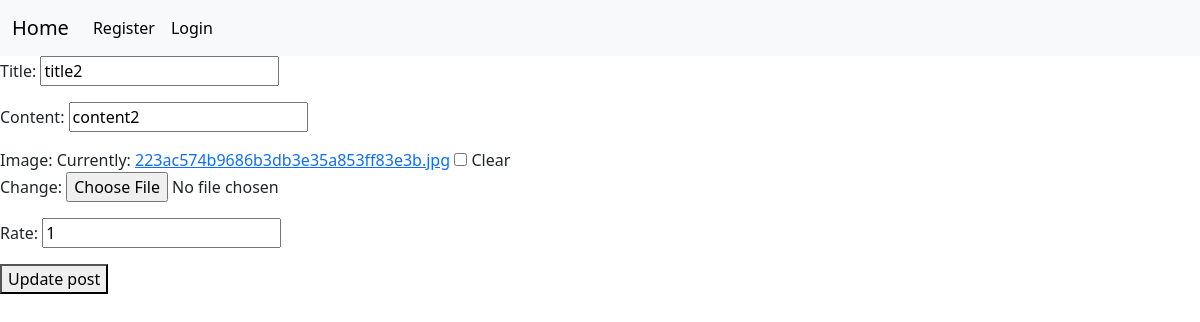
Page /posts/2/update/class/ on the committed database.
### posts/models.py (models this page shows, shortened)
class Post(models.Model):
    author = models.ForeignKey(User, on_delete=models.CASCADE, null=True, related_name='posts')
    image = models.ImageField(null=True, blank=True)
    title = models.CharField(max_length=156)
    content = models.CharField(max_length=1056)
    rate = models.IntegerField(null=True, blank=True)
    created_at = models.DateTimeField(auto_now_add=True, null=True)
    updated_at = models.DateTimeField(auto_now=True, null=True)
    category = models.ForeignKey(Category, null=True, on_delete=models.CASCADE)
    tags = models.ManyToManyField(Tag, blank=True)

### posts/views.py (the view)
# urls.py: path('posts/<int:post_id>/update/class/', PostUpdateView.as_view()),
class PostUpdateView(UpdateView):
    model = Post
    success_url = '/profile/'
    template_name = 'posts/post_update.html'
    form_class = PostUpdateForm
    pk_url_kwarg = 'post_id'

### posts/forms.py
class PostUpdateForm(forms.ModelForm):
    class Meta:
        model = Post
        fields = ['title', 'content', 'image', 'rate']

### templates/posts/post_update.html (shortened to what this page needs)
{% extends 'main.html' %}
{% block content %}
<form action="" method="post" enctype="multipart/form-data">
    {{form.as_p}}
    <button type="submit">Update post</button>
</form>
{% endblock %}

### rows in the picture
Post: title "title2", content "content2", rate "1"
